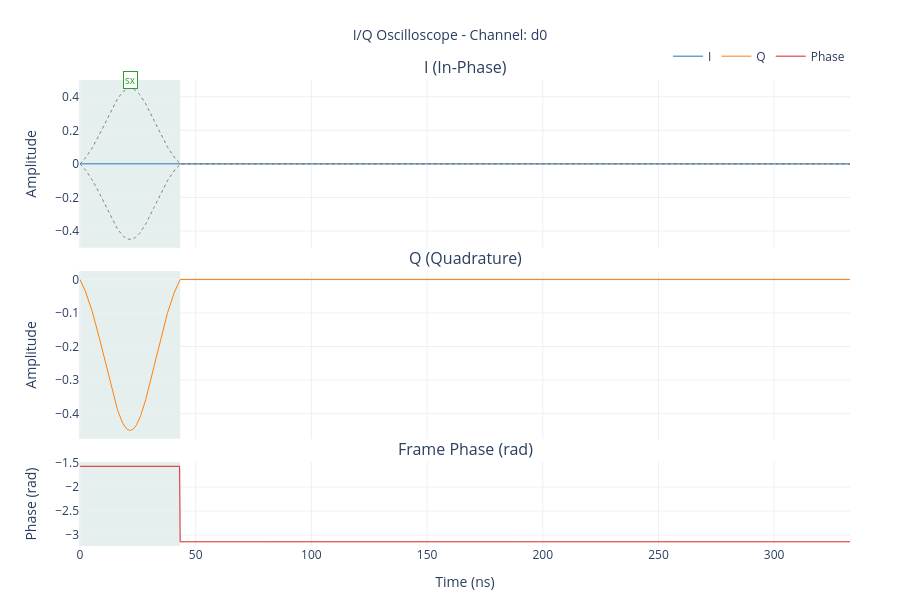

The notebook cell saved with this chart:
### Code cell
# I/Q Oscilloscope - Sample-precise waveform view
show_iq_oscilloscope(sim, "d0", start_dt=0, length_dt=1500, interactive=True)

### Figure 1 — Plotly figure (JSON) as saved in the notebook; plotly's stock layout.template omitted (floating-point values rounded to 4 significant figures; data arrays with more than 128 entries replaced by an {"elided": "..."} marker saying what was removed)
{"data": [{"hovertemplate": "Time: %{x:.2f} ns<br>I: %{y:.4f}<extra></extra>", "line": {"color": "#1f77b4", "width": 1}, "mode": "lines", "name": "I", "type": "scatter", "x": {"elided": "1500 float values"}, "xaxis": "x", "y": {"elided": "1500 float values"}, "yaxis": "y"}, {"hovertemplate": "Time: %{x:.2f} ns<br>Q: %{y:.4f}<extra></extra>", "line": {"color": "#ff7f0e", "width": 1}, "mode": "lines", "name": "Q", "type": "scatter", "x": {"elided": "1500 float values"}, "xaxis": "x2", "y": {"elided": "1500 float values"}, "yaxis": "y2"}, {"hovertemplate": "Time: %{x:.2f} ns<br>|IQ|: %{y:.4f}<extra></extra>", "line": {"color": "gray", "dash": "dot", "width": 1}, "mode": "lines", "name": "|IQ|", "showlegend": false, "type": "scatter", "x": {"elided": "1500 float values"}, "xaxis": "x", "y": {"elided": "1500 float values"}, "yaxis": "y"}, {"hovertemplate": "Time: %{x:.2f} ns<br>|IQ|: %{y:.4f}<extra></extra>", "line": {"color": "gray", "dash": "dot", "width": 1}, "mode": "lines", "name": "|IQ|", "showlegend": false, "type": "scatter", "x": {"elided": "1500 float values"}, "xaxis": "x", "y": {"elided": "1500 float values"}, "yaxis": "y"}, {"hovertemplate": "Time: %{x:.2f} ns<br>Phase: %{y:.4f} rad<extra></extra>", "line": {"color": "#d62728", "width": 1}, "mode": "lines", "name": "Phase", "type": "scatter", "x": {"elided": "1500 float values"}, "xaxis": "x3", "y": {"elided": "1500 float values"}, "yaxis": "y3"}], "layout": {"annotations": [{"font": {"size": 16}, "showarrow": false, "text": "I (In-Phase)", "x": 0.5, "xanchor": "center", "xref": "paper", "y": 1, "yanchor": "bottom", "yref": "paper"}, {"font": {"size": 16}, "showarrow": false, "text": "Q (Quadrature)", "x": 0.5, "xanchor": "center", "xref": "paper", "y": 0.59, "yanchor": "bottom", "yref": "paper"}, {"font": {"size": 16}, "showarrow": false, "text": "Frame Phase (rad)", "x": 0.5, "xanchor": "center", "xref": "paper", "y": 0.18, "yanchor": "bottom", "yref": "paper"}, {"bgcolor": "rgba(255,255,255,0.8)", "bordercolor": "#2ca02c", "borderwidth": 1, "font": {"color": "#2ca02c", "size": 10}, "showarrow": false, "text": "sx", "x": 21.64, "xref": "x", "y": 1.02, "yref": "paper"}], "height": 600, "hovermode": "x unified", "legend": {"orientation": "h", "x": 1, "xanchor": "right", "y": 1.02, "yanchor": "bottom"}, "margin": {"b": 50, "l": 80, "r": 50, "t": 80}, "shapes": [{"fillcolor": "rgba(0,100,80,0.1)", "layer": "below", "line": {"width": 0}, "type": "rect", "x0": 0, "x1": 43.29, "xref": "x", "y0": 0, "y1": 1, "yref": "y domain"}, {"fillcolor": "rgba(0,100,80,0.1)", "layer": "below", "line": {"width": 0}, "type": "rect", "x0": 0, "x1": 43.29, "xref": "x2", "y0": 0, "y1": 1, "yref": "y2 domain"}, {"fillcolor": "rgba(0,100,80,0.1)", "layer": "below", "line": {"width": 0}, "type": "rect", "x0": 0, "x1": 43.29, "xref": "x3", "y0": 0, "y1": 1, "yref": "y3 domain"}], "showlegend": true, "title": {"font": {"size": 14}, "text": "I/Q Oscilloscope - Channel: d0", "x": 0.5}, "xaxis": {"anchor": "y", "domain": [0, 1], "matches": "x3", "showticklabels": false}, "xaxis2": {"anchor": "y2", "domain": [0, 1], "matches": "x3", "showticklabels": false}, "xaxis3": {"anchor": "y3", "domain": [0, 1], "title": {"text": "Time (ns)"}}, "yaxis": {"anchor": "x", "domain": [0.64, 1], "title": {"text": "Amplitude"}}, "yaxis2": {"anchor": "x2", "domain": [0.23, 0.59], "title": {"text": "Amplitude"}}, "yaxis3": {"anchor": "x3", "domain": [0, 0.18], "title": {"text": "Phase (rad)"}}}}
